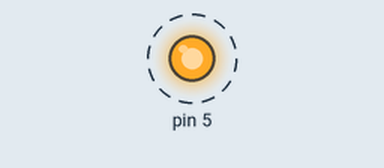
This sketch was run on a simulated Arduino Uno, built with avr-gcc and run on an emulated ATmega328P. Parts: output pins drawn as LEDs (lit = HIGH). Dashed ring = blinking.

Above: at 0.5 s.
Timing chart, 0 to 4.6 s (numbered marks = the images above):
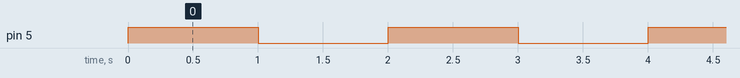

The sketch:

L02_01_helloLED.ino
```cpp
/*
 * Project: Hello World - IoT Style
 * Description: First Program
 * Author: Brian A Rashap
 * Date: 11-Dec-2019
 */

 // Connect anode of LED to Pin 5
 // Connect cathode of LED to GND with a resistor (100 ohms to 10,000 ohms)

void setup() {
  pinMode(5, OUTPUT);
}

void loop() {
  digitalWrite(5, HIGH);
  delay(1000);
  digitalWrite(5, LOW);
  delay(1000);
}
```

Measured:
- by itself, pin 5: alternates HIGH for 1.0 s and LOW for 1.0 s
